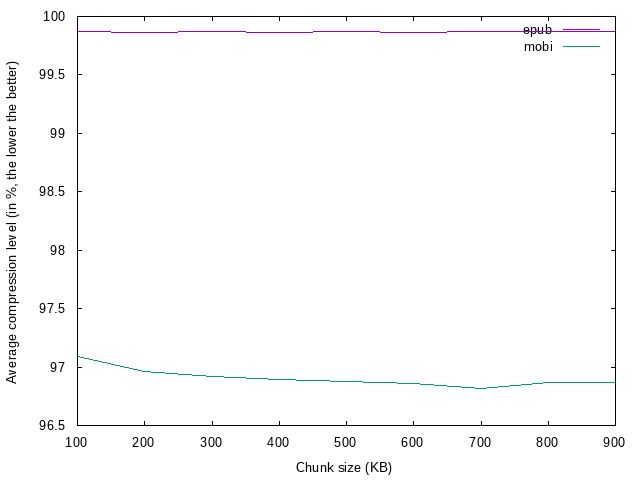

Here is the gnuplot script that generated this plot:
set terminal png size 640,480 enhanced font "Helvetica,10"
set output 'plots/ebook_eff.png'
set xtics 100
set xlabel "Chunk size (KB)"
set ylabel "Average compression level (in %, the lower the better)"
plot "plots/ebook_eff.data" using 1:2 title "epub" with lines, \
     "plots/ebook_eff.data" using 1:3 title "mobi" with lines, \
